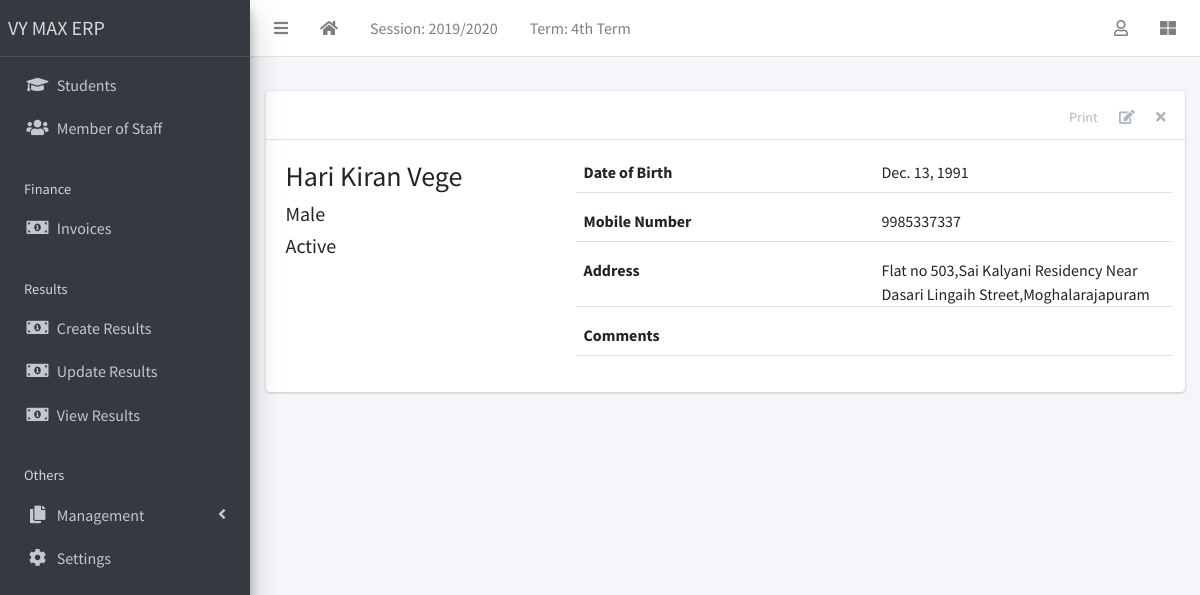
Screenshot of /staff/1/ with the database file from the repository.
### apps/corecode/models.py (models this page shows, shortened)
class AcademicSession(models.Model):
    name = models.CharField(max_length=200, unique=True)
    current = models.BooleanField(default=True)
    class Meta:
        ordering = ["-name"]

class AcademicTerm(models.Model):
    name = models.CharField(max_length=20, unique=True)
    current = models.BooleanField(default=True)
    class Meta:
        ordering = ["name"]

### apps/staffs/models.py (models this page shows, shortened)
class Staff(models.Model):
    STATUS = [("active", "Active"), ("inactive", "Inactive")]
    GENDER = [("male", "Male"), ("female", "Female")]
    current_status = models.CharField(max_length=10, choices=STATUS, default="active")
    surname = models.CharField(max_length=200)
    firstname = models.CharField(max_length=200)
    other_name = models.CharField(max_length=200, blank=True)
    gender = models.CharField(max_length=10, choices=GENDER, default="male")
    date_of_birth = models.DateField(default=timezone.now)
    date_of_admission = models.DateField(default=timezone.now)
    mobile_num_regex = RegexValidator(
        regex="^[0-9]{10,15}$", message="Entered mobile number isn't in a right format!"
    )
    mobile_number = models.CharField(
        validators=[mobile_num_regex], max_length=13, blank=True
    )
    address = models.TextField(blank=True)
    others = models.TextField(blank=True)
    def __str__(self):
        return f"{self.surname} {self.firstname} {self.other_name}"

### apps/staffs/views.py (the view)
# urls.py: path("<int:pk>/", StaffDetailView.as_view(), name="staff-detail"),
class StaffDetailView(DetailView):
    model = Staff
    template_name = "staffs/staff_detail.html"

### apps/corecode/context_processors.py (called while the page is built)
def site_defaults(request):
    current_session = AcademicSession.objects.get(current=True)
    current_term = AcademicTerm.objects.get(current=True)
    vals = SiteConfig.objects.all()
    contexts = {
        "current_session": current_session.name,
        "current_term": current_term.name,
    }
    for val in vals:
        contexts[val.key] = val.value
    return contexts

### apps/staffs/templates/staffs/staff_detail.html (shortened to what this page needs)
{% extends 'base.html' %}
{% block content-header %}
<div class="card-header">
  <div class="card-tools">
    <a href="#" class="btn btn-tool">Print</a>
    <a href="{% url 'staff-update' object.id %}" class="btn btn-tool">
      <i class="fas fa-edit"></i>
    </a>
    <a href="{% url 'staff-delete' object.id %}" class="btn btn-tool">
      <i class="fas fa-times"></i>
    </a>
  </div>
</div>
{% endblock content-header %}
{% block content %}
    <div class="row">
      <div class="col-sm-4">
        <div>
          <h3>{{ object }} </h3>
          <h5>{{ object.get_gender_display }} </h5>
          <h5>{{ object.get_current_status_display }} </h5>
        </div>
      </div>
      <div class="col-sm-8">
        <div>
          <div class="form-group border-bottom row">
            <label class="col">
              Date of Birth
            </label>
            <div class="col">
              {{ object.date_of_birth }}
            </div>
          </div>
          <div class="form-group border-bottom row">
            <label class="col">
               Mobile Number
            </label>
            <div class="col">
              {{ object.mobile_number}}
            </div>
          </div>
          <div class="form-group border-bottom row">
            <label class="col">
              Address
            </label>
            <div class="col">
              {{ object.address }}
            </div>
          </div>
          <div class="form-group border-bottom row">
            <label class="col">
              Comments
            </label>
            <div class="col">
            </div>
          </div>
        </div>
      </div>
    </div>
{% endblock content %}

### templates/base.html (shortened to what this page needs)
{% load static %}
<!DOCTYPE html>
<html lang="en">
<head>
  <link rel="stylesheet" href="{% static 'plugins/fontawesome-free/css/all.min.css' %}">
  <link rel="stylesheet" href="{% static 'plugins/toastr/toastr.min.css' %}">
  <link rel="stylesheet"
    href="{% static 'plugins/overlayScrollbars/css/OverlayScrollbars.min.css' %}">
  <link rel="stylesheet" href="{% static 'plugins/Datatables/datatables.min.css' %}" />
  <link rel="stylesheet" href="{% static 'dist/css/adminlte.min.css' %}">
</head>
<body
  class="hold-transition sidebar-mini layout-fixed layout-navbar-fixed layout-footer-fixed">
  <div class="wrapper">
    <nav class="main-header navbar navbar-expand navbar-white navbar-light">
      <ul class="navbar-nav">
        <li class="nav-item">
          <a class="nav-link" data-widget="pushmenu" href="#" role="button"><i
              class="fas fa-bars"></i></a>
        </li>
        <li class="nav-item d-none d-sm-inline-block">
          <a href="{% url 'home' %} " class="nav-link"><i class="fa fa-home"></i></a>
        </li>
        <li class="nav-item d-none d-sm-inline-block">
          <a href="{% url 'current-session' %}" class="nav-link">Session: {{ current_session }}</a>
        </li>
        <li class="nav-item d-none d-sm-inline-block">
          <a href="{% url 'current-session' %}" class="nav-link">Term: {{ current_term }}</a>
        </li>
      </ul>
      <ul class="navbar-nav ml-auto">
        <li class="nav-item dropdown">
          <a class="nav-link" data-toggle="dropdown" href="#">
            <i class="far fa-user"></i>
          </a>
        </li>
        <li class="nav-item">
          <a class="nav-link" data-widget="control-sidebar" data-slide="true"
            href="#" role="button"><i class="fas fa-th-large"></i></a>
        </li>
      </ul>
    </nav>
    <aside class="main-sidebar sidebar-dark-primary elevation-4">
      <a href="{% url 'home' %}" class="brand-link">VY MAX ERP</a>
      <div class="sidebar">
        <nav class="mt-2">
          <ul class="nav nav-pills nav-sidebar flex-column"
            data-widget="treeview" role="menu" data-accordion="false">
            <li class="nav-item">
              <a href="{% url 'student-list' %}" class="nav-link">
                <i class="nav-icon fas fa-graduation-cap"></i>
                <p>
                  Students
                </p>
              </a>
            </li>
            <li class="nav-item">
              <a href="{% url 'staff-list' %}" class="nav-link">
                <i class="nav-icon fas fa-users"></i>
                <p>
                  Member of Staff
                </p>
              </a>
            </li>
            <li class="nav-header">Finance</li>
            <li class="nav-item">
              <a href="{% url 'invoice-list' %}" class="nav-link">
                <i class="nav-icon fas fa-money-bill-alt"></i>
                <p>
                  Invoices
                </p>
              </a>
            </li>
            <li class="nav-header">Results</li>
            <li class="nav-item">
              <a href="{% url 'create-result' %}" class="nav-link">
                <i class="nav-icon fas fa-money-bill-alt"></i>
                <p>
                  Create Results
                </p>
              </a>
            </li>
            <li class="nav-item">
              <a href="{% url 'edit-results' %}" class="nav-link">
                <i class="nav-icon fas fa-money-bill-alt"></i>
                <p>
                  Update Results
                </p>
              </a>
            </li>
            <li class="nav-item">
              <a href="{% url 'view-results' %}" class="nav-link">
                <i class="nav-icon fas fa-money-bill-alt"></i>
                <p>
                  View Results
                </p>
              </a>
            </li>
            <li class="nav-header">Others</li>
            <li class="nav-item has-treeview">
              <a href="#" class="nav-link">
                <i class="nav-icon fas fa-copy"></i>
                <p>
                  Management
                  <i class="fas fa-angle-left right"></i>
                </p>
              </a>
            </li>
            <li class="nav-item">
              <a href="{% url 'configs' %}" class="nav-link">
                <i class="nav-icon fas fa-cog"></i>
                <p>
                  Settings
                </p>
              </a>
            </li>
          </ul>
        </nav>
      </div>
    </aside>
    <div class="content-wrapper">
      <section class="content-header">
      </section>
      <section class="content">
        <div class="container-fluid">
          <div class="row">
            <div class="col-md-12">
              {% block fullcard %}
              <div class="card">
                {% block content-header %}{% endblock content-header %}
                <div class="card-body">
                  <div class="row">
                    <div class="col">
                      {% block content %}
                      {% endblock content %}
                    </div>
                  </div>
                </div>
              </div>
              {% endblock fullcard %}
            </div>
          </div>
        </div>
      </section>
    </div>
  </div>
</body>
</html>

### rows the page displays
AcademicSession: name "2019/2020"
AcademicTerm: name "4th Term"
Staff: surname+firstname+other_name "Hari Kiran Vege", gender "Male", current_status "Active", date_of_birth "Dec. 13, 1991", mobile_number "9985337337", address "Flat no 503,Sai Kalyani Residency Near Dasari Lingaih Street,Moghalarajapuram"
